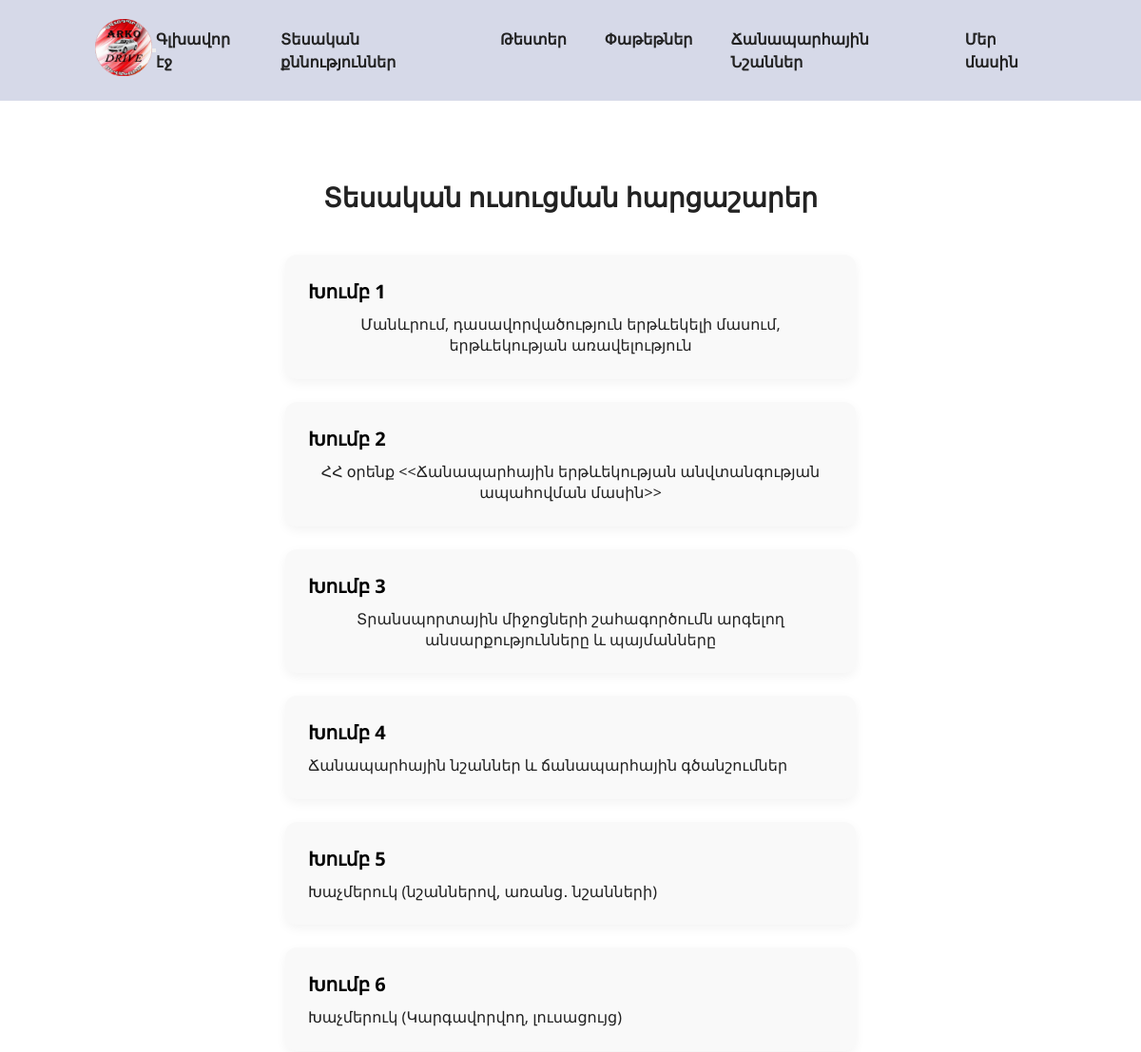
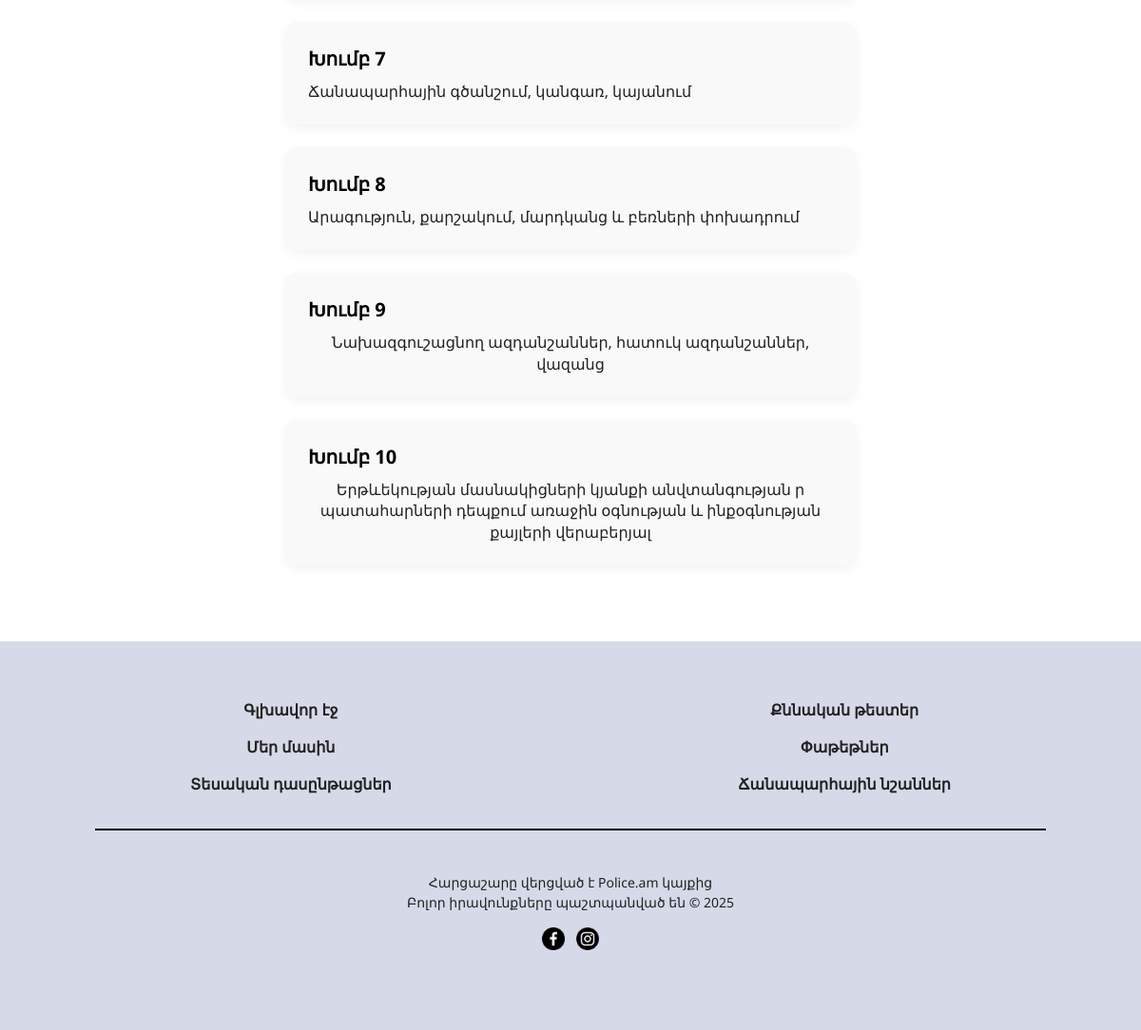
The app's page /theory/ with its own data (2 pictures, top to bottom).
### main/models.py (models this page shows, shortened)
class TheoryGroup(models.Model):
    title = models.CharField("Название группы", max_length=255)
    order = models.PositiveIntegerField("Порядок", default=0)
    class Meta:
        verbose_name = "Теоретическая группа"
        verbose_name_plural = "Теоретические группы"
        ordering = ['order', 'title']

### main/views.py (the view)
# urls.py: path('theory/', views.theory_list, name='theory_list'),
def theory_list(request):
    groups = TheoryGroup.objects.all()
    return render(request, 'theory.html', {'groups': groups})

### main/templates/theory.html (shortened to what this page needs)
{% extends 'base.html' %}
{% load static %}
{% block content %}
  <main>
    <section class="tests-category1">
      <h2>Տեսական ուսուցման հարցաշարեր</h2>
      <div class="tests-grid1">
        {% for group in groups %}
          <a href="{% url 'theory_detail' group.pk %}" class="test-card1">
            <div class="number1">Խումբ {{ forloop.counter }}</div>
            <div class="title1">{{ group.title }}</div>
          </a>
        {% empty %}
          <p>Թեմատիկ հարցաշարեր չկան։</p>
        {% endfor %}
      </div>
    </section>
  </main>
{% endblock %}

### main/templates/base.html (shortened to what this page needs)
{% load static %}
<!DOCTYPE html>
<html lang="hy">
<head>
  <link rel="stylesheet" href="{% static 'css/style.css' %}" />
</head>
<body>
  <header class="navbar">
    <div class="logo">
      <a href="{% url 'index' %}">
        <img src="{% static 'images/DRF API (1).PNG' %}" alt="Arko Drive" />
      </a>
    </div>
    <button class="hamburger" aria-label="Открыть меню" type="button">
    </button>
    <nav class="nav-container">
      <ul class="menu">
        <li><a href="{% url 'index' %}">Գլխավոր էջ</a></li>
        <li><a href="{% url 'theory_list' %}">Տեսական քննություններ</a></li>
        <li><a href="{% url 'tests_list' %}">Թեստեր</a></li>
        <li><a href="{% url 'packages' %}">Փաթեթներ</a></li>
        <li><a href="{% url 'trafficsigns' %}">Ճանապարհային Նշաններ</a></li>
        <li><a href="{% url 'about' %}">Մեր մասին</a></li>
      </ul>
    </nav>
  </header>
  <main>
    {% block content %}{% endblock %}
  </main>
  <footer class="footer">
    <div class="links">
      <ul>
        <li><a href="{% url 'index' %}">Գլխավոր էջ</a></li>
        <li><a href="{% url 'about' %}">Մեր մասին</a></li>
        <li><a href="{% url 'theory_list' %}">Տեսական դասընթացներ</a></li>
      </ul>
      <ul>
        <li><a href="{% url 'tests_list' %}">Քննական թեստեր</a></li>
        <li><a href="{% url 'packages' %}">Փաթեթներ</a></li>
        <li><a href="{% url 'trafficsigns' %}">Ճանապարհային նշաններ</a></li>
      </ul>
    </div>
    <div class="divider"></div>
    <div class="copy-and-social">
      <div class="copy">
        <p>
          Հարցաշարը վերցված է
          <a href="https://www.police.am/" target="_blank" rel="noopener">Police.am</a>
          կայքից
        </p>
        <p>Բոլոր իրավունքները պաշտպանված են © 2025</p>
      </div>
      <div class="social-icons">
        <a href="https://www.facebook.com/share/16XFntcFQ9/?mibextid=wwXIfr" target="_blank" rel="noopener">
          <img src="{% static 'images/Facebook_icon_(black).svg.png' %}" alt="Facebook" />
        </a>
        <a href="https://www.instagram.com/arko_drive/profilecard/?igsh=MWU1OG1tanY3aHh1dQ==" target="_blank" rel="noopener">
          <img src="{% static 'images/intagram.png' %}" alt="Instagram" />
        </a>
      </div>
    </div>
  </footer>
</body>
</html>

### main/static/css/style.css (style rules this page uses)
* { margin: 0; padding: 0; box-sizing: border-box; }
body { font-family: "Noto Sans", sans-serif; color: #222; line-height: 1.5; }
a { text-decoration: none; color: inherit; }
.navbar { background: #d6d9e8; padding: 20px 100px; display: flex; align-items: center; }
.navbar .logo img { height: 60px; }
.navbar .menu { list-style: none; display: flex; margin-left: auto; }
.navbar .menu li + li { margin-left: 40px; }
.navbar .menu li a { font-size: 16px; font-weight: 700; }
.footer { background: #d6d9e8; padding: 60px 100px; }
.footer .links { display: flex; justify-content: space-between; max-width: 800px; margin: 0 auto 20px; }
.footer .links ul { list-style: none; }
.footer .links li { margin-bottom: 15px; }
.footer .links a { font-size: 16px; font-weight: 700; }
.footer .divider { border-top: 2px solid #000; margin: 20px 0; }
.footer .copy { text-align: center; font-size: 14px; color: #222; }
:root { --brand: #d6d9e8; --accent: #ff5858; --border: #ccc; --text: #222; --bg: #fff; }
body { font-family: "Noto Sans", sans-serif; color: var(--text); background: var(--bg); line-height: 1.5; }
.navbar { background: var(--brand); padding: 20px 100px; display: flex; align-items: center; }
.navbar .menu a { font-weight: 700; }
.footer { background: var(--brand); padding: 60px 100px; text-align: center; }
.tests-category1 { padding: 80px 100px; background: #fff; text-align: center; }
.tests-category1 h2 { font-size: 28px; font-weight: 700; margin: 0 auto 20px; max-width: 600px; }
.tests-grid1 { display: grid; grid-template-columns: repeat(auto-fill, minmax(240px, 1fr)); gap: 24px; max-width: 1200px; margin: 40px auto 0; }
.test-card1 { display: flex; flex-direction: column; align-items: center; padding: 24px; background: #f9f9f9; border-radius: 12px; box-shadow: 0 4px 12px rgba(0, 0, 0, 0.05); transition: transform 0.3s ease, box-shadow 0.3s ease; }
.test-card1 .title1 { font-size: 16px; line-height: 1.4; color: #222; text-align: center; }
.tests-category1 { padding: 80px 20px; background: #fff; text-align: center; }
.tests-grid1 { display: grid; grid-template-columns: 1fr; gap: 24px; max-width: 600px; margin: 40px auto 0; }
.test-card1 { display: flex; flex-direction: column; align-items: flex-start; padding: 24px; background: #f9f9f9; border-radius: 12px; box-shadow: 0 4px 12px rgba(0, 0, 0, 0.05); transition: transform 0.3s ease, box-shadow 0.3s ease; }
.test-card1 .number1 { font-size: 20px; font-weight: 700; color: #000000; margin-bottom: 8px; }
.test-card1 .title1 { font-size: 16px; line-height: 1.4; color: #222; }
body { font-family: "Noto Sans", sans-serif; color: #222; line-height: 1.6; }
.navbar { background: var(--brand); padding: 20px 100px; display: flex; align-items: center; position: relative; }
.nav-container { display: flex; margin-left: auto; }
.nav-container .menu { list-style: none; display: flex; }
.nav-container .menu li + li { margin-left: 40px; }
.nav-container .menu a { font-size: 16px; font-weight: 700; color: var(--text); transition: color 0.2s ease; }
.footer .copy-and-social { display: flex; flex-direction: column; align-items: center; gap: 1rem; padding: 1.5rem 0; }
.footer .social-icons { display: flex; gap: 0.75rem; }
.footer .social-icons a img { width: 24px; height: 24px; display: block; transition: opacity 0.2s ease-in-out; }

### records on screen
TheoryGroup: title "Մանևրում, դասավորվածություն երթևեկելի մասում, երթևեկության առավելություն"
TheoryGroup: title "ՀՀ օրենք <<Ճանապարհային երթևեկության անվտանգության ապահովման մասին>>"
TheoryGroup: title "Տրանսպորտային միջոցների շահագործումն արգելող անսարքությունները և պայմանները"
TheoryGroup: title "Ճանապարհային նշաններ և ճանապարհային գծանշումներ"
TheoryGroup: title "Խաչմերուկ (նշաններով, առանց․ նշանների)"
TheoryGroup: title "Խաչմերուկ (Կարգավորվող, լուսացույց)"
TheoryGroup: title "Ճանապարհային գծանշում, կանգառ, կայանում"
TheoryGroup: title "Արագություն, քարշակում, մարդկանց և բեռների փոխադրում"
TheoryGroup: title "Նախազգուշացնող ազդանշաններ, հատուկ ազդանշաններ, վազանց"
TheoryGroup: title "Երթևեկության մասնակիցների կյանքի անվտանգության ր պատահարների դեպքում առաջին օգնության և ինքօգնության քայլերի վերաբերյալ"
